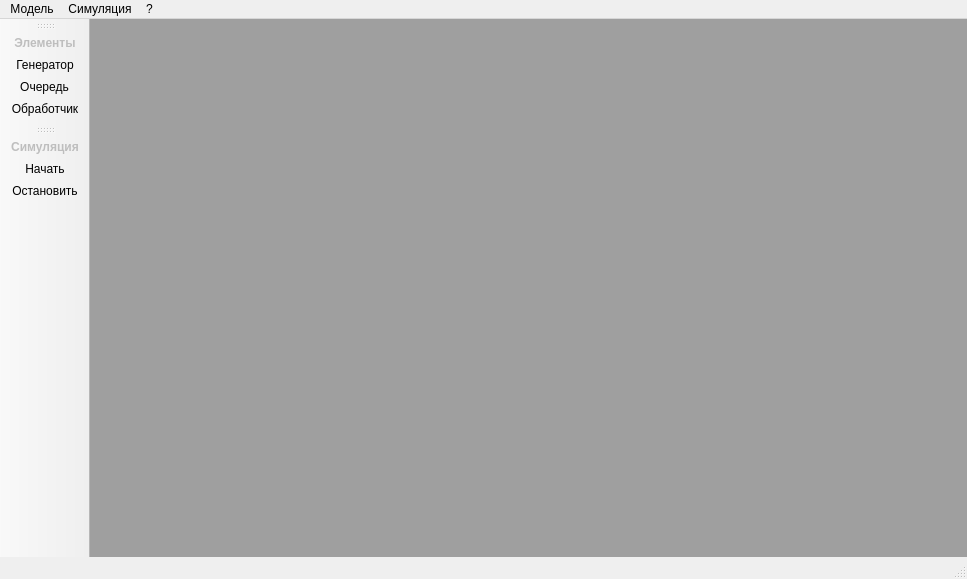
<?xml version="1.0" encoding="UTF-8"?>
<ui version="4.0">
 <class>MainWindow</class>
 <widget class="QMainWindow" name="MainWindow">
  <property name="geometry">
   <rect>
    <x>0</x>
    <y>0</y>
    <width>967</width>
    <height>579</height>
   </rect>
  </property>
  <property name="windowTitle">
   <string>Queueing Model Builder</string>
  </property>
  <widget class="QWidget" name="centralWidget">
   <property name="sizePolicy">
    <sizepolicy hsizetype="Fixed" vsizetype="Fixed">
     <horstretch>0</horstretch>
     <verstretch>0</verstretch>
    </sizepolicy>
   </property>
   <layout class="QGridLayout" name="gridLayout">
    <property name="margin">
     <number>0</number>
    </property>
    <item row="0" column="0">
     <widget class="QMdiArea" name="mdiArea">
      <property name="viewMode">
       <enum>QMdiArea::TabbedView</enum>
      </property>
      <property name="documentMode">
       <bool>true</bool>
      </property>
      <property name="tabShape">
       <enum>QTabWidget::Rounded</enum>
      </property>
     </widget>
    </item>
   </layout>
  </widget>
  <widget class="QMenuBar" name="menuBar">
   <property name="geometry">
    <rect>
     <x>0</x>
     <y>0</y>
     <width>967</width>
     <height>26</height>
    </rect>
   </property>
   <widget class="QMenu" name="menu">
    <property name="title">
     <string>Модель</string>
    </property>
    <addaction name="createModel"/>
    <addaction name="openModel"/>
    <addaction name="saveModel"/>
    <addaction name="separator"/>
    <addaction name="closeModel"/>
   </widget>
   <widget class="QMenu" name="menu_2">
    <property name="title">
     <string>Симуляция</string>
    </property>
    <addaction name="startSimulation"/>
    <addaction name="stopSimulation"/>
   </widget>
   <widget class="QMenu" name="menu_3">
    <property name="title">
     <string>?</string>
    </property>
    <addaction name="about"/>
    <addaction name="projectPage"/>
   </widget>
   <addaction name="menu"/>
   <addaction name="menu_2"/>
   <addaction name="menu_3"/>
  </widget>
  <widget class="QToolBar" name="mainToolBar">
   <property name="allowedAreas">
    <set>Qt::AllToolBarAreas</set>
   </property>
   <property name="toolButtonStyle">
    <enum>Qt::ToolButtonTextUnderIcon</enum>
   </property>
   <attribute name="toolBarArea">
    <enum>LeftToolBarArea</enum>
   </attribute>
   <attribute name="toolBarBreak">
    <bool>false</bool>
   </attribute>
   <addaction name="toolsCaption"/>
   <addaction name="generatorTool"/>
   <addaction name="queueTool"/>
   <addaction name="handlerTool"/>
  </widget>
  <widget class="QStatusBar" name="statusBar"/>
  <widget class="QToolBar" name="simulationToolBar">
   <property name="windowTitle">
    <string>toolBar_2</string>
   </property>
   <property name="floatable">
    <bool>true</bool>
   </property>
   <attribute name="toolBarArea">
    <enum>LeftToolBarArea</enum>
   </attribute>
   <attribute name="toolBarBreak">
    <bool>false</bool>
   </attribute>
   <addaction name="simCaption"/>
   <addaction name="startSimulation"/>
   <addaction name="stopSimulation"/>
  </widget>
  <action name="createModel">
   <property name="text">
    <string>Создать</string>
   </property>
   <property name="shortcut">
    <string>Ctrl+N</string>
   </property>
  </action>
  <action name="openModel">
   <property name="text">
    <string>Открыть</string>
   </property>
   <property name="shortcut">
    <string>Ctrl+O</string>
   </property>
  </action>
  <action name="saveModel">
   <property name="text">
    <string>Сохранить</string>
   </property>
   <property name="shortcut">
    <string>Ctrl+S</string>
   </property>
  </action>
  <action name="startSimulation">
   <property name="text">
    <string>Начать</string>
   </property>
   <property name="shortcut">
    <string>F5</string>
   </property>
  </action>
  <action name="stopSimulation">
   <property name="text">
    <string>Остановить</string>
   </property>
   <property name="shortcut">
    <string>Esc</string>
   </property>
  </action>
  <action name="about">
   <property name="text">
    <string>О программе</string>
   </property>
   <property name="shortcut">
    <string>F1</string>
   </property>
   <property name="menuRole">
    <enum>QAction::AboutRole</enum>
   </property>
  </action>
  <action name="projectPage">
   <property name="text">
    <string>Страничка проекта</string>
   </property>
  </action>
  <action name="arrowTool">
   <property name="checkable">
    <bool>true</bool>
   </property>
   <property name="icon">
    <iconset>
     <normaloff>F:/Программирование/Графика/glyphs/menu.ico</normaloff>F:/Программирование/Графика/glyphs/menu.ico</iconset>
   </property>
   <property name="text">
    <string>Указатель</string>
   </property>
   <property name="toolTip">
    <string>Указатель</string>
   </property>
  </action>
  <action name="generatorTool">
   <property name="checkable">
    <bool>true</bool>
   </property>
   <property name="text">
    <string>Генератор</string>
   </property>
   <property name="toolTip">
    <string>Генератор</string>
   </property>
  </action>
  <action name="queueTool">
   <property name="checkable">
    <bool>true</bool>
   </property>
   <property name="text">
    <string>Очередь</string>
   </property>
   <property name="toolTip">
    <string>Очередь</string>
   </property>
  </action>
  <action name="handlerTool">
   <property name="checkable">
    <bool>true</bool>
   </property>
   <property name="text">
    <string>Обработчик</string>
   </property>
   <property name="toolTip">
    <string>Обслуживающий аппарат</string>
   </property>
  </action>
  <action name="toolsCaption">
   <property name="enabled">
    <bool>false</bool>
   </property>
   <property name="text">
    <string>Элементы</string>
   </property>
   <property name="font">
    <font>
     <weight>75</weight>
     <bold>true</bold>
     <underline>false</underline>
     <kerning>true</kerning>
    </font>
   </property>
  </action>
  <action name="simCaption">
   <property name="enabled">
    <bool>false</bool>
   </property>
   <property name="text">
    <string>Симуляция</string>
   </property>
   <property name="font">
    <font>
     <weight>75</weight>
     <bold>true</bold>
    </font>
   </property>
  </action>
  <action name="closeModel">
   <property name="text">
    <string>Закрыть</string>
   </property>
   <property name="shortcut">
    <string>Ctrl+W</string>
   </property>
  </action>
 </widget>
 <layoutdefault spacing="6" margin="11"/>
 <resources/>
 <connections>
  <connection>
   <sender>generatorTool</sender>
   <signal>triggered()</signal>
   <receiver>MainWindow</receiver>
   <slot>tool_triggered()</slot>
   <hints>
    <hint type="sourcelabel">
     <x>-1</x>
     <y>-1</y>
    </hint>
    <hint type="destinationlabel">
     <x>483</x>
     <y>289</y>
    </hint>
   </hints>
  </connection>
  <connection>
   <sender>queueTool</sender>
   <signal>triggered()</signal>
   <receiver>MainWindow</receiver>
   <slot>tool_triggered()</slot>
   <hints>
    <hint type="sourcelabel">
     <x>-1</x>
     <y>-1</y>
    </hint>
    <hint type="destinationlabel">
     <x>483</x>
     <y>289</y>
    </hint>
   </hints>
  </connection>
  <connection>
   <sender>handlerTool</sender>
   <signal>triggered()</signal>
   <receiver>MainWindow</receiver>
   <slot>tool_triggered()</slot>
   <hints>
    <hint type="sourcelabel">
     <x>-1</x>
     <y>-1</y>
    </hint>
    <hint type="destinationlabel">
     <x>483</x>
     <y>289</y>
    </hint>
   </hints>
  </connection>
 </connections>
 <slots>
  <slot>tool_triggered()</slot>
 </slots>
</ui>
